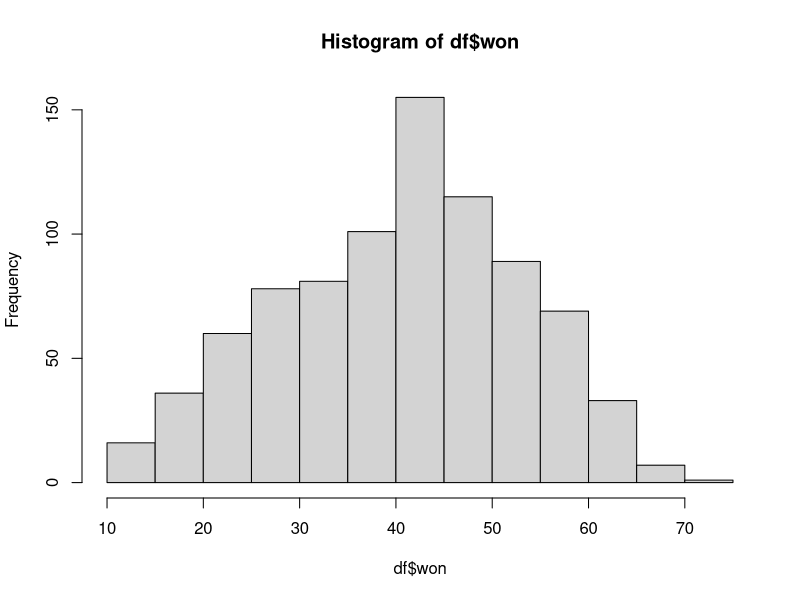
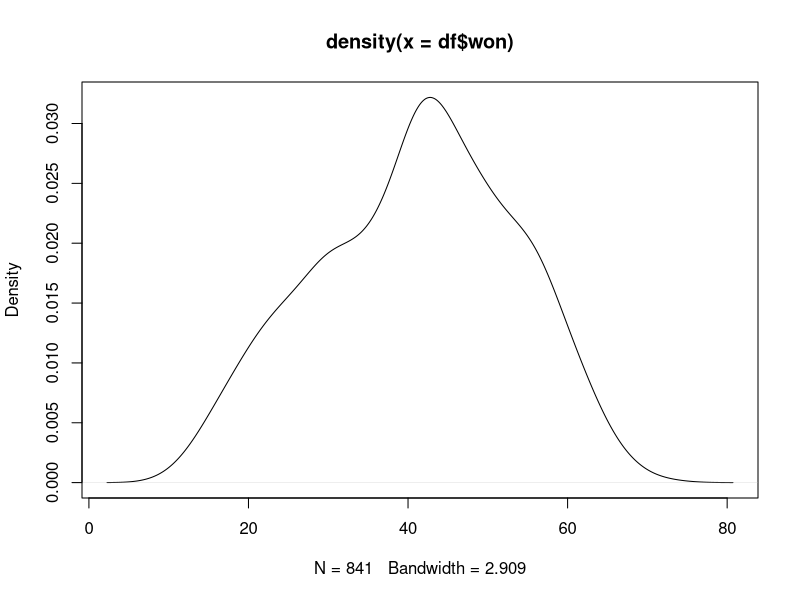

The R source for these figures, in order: (Note: this script raises an error after producing the figures.)
## ---- chunk 1

knitr::opts_chunk$set(echo = TRUE)

library(here)
knitr::opts_knit$set(root.dir = here("progettoLampedusa", "0_Materiale"))
getwd()

## ---- chunk 2

# INIZIALIZZAZIONE DATI E GRAFICI DATI

dataset <- read.delim("0_Materiale/basketball_teams.txt") # andiamo a leggere il database fornito
FIRST <- 1976 # primo anno del range da considerare per lo studio
LAST <- 2011 # ultimo anno del range da considerare per lo studio

df <- dataset [dataset$lgID=="NBA" & dataset$year >= FIRST & dataset$year <= LAST & dataset$games==82,]

dataset$lgID <- as.factor(dataset$lgID) # perchè mi permettono di poter generare variabili dummy
summary(df)

# DEGUB: VERIFICA VALORI MANCANTI
#sum(is.na(nba_model))
#nba_model[which(complete.cases(nba_model))]

hist(df$won)
plot(density(df$won))

M <- cor(as.matrix(df[, c(11:25, 54)])) # correlation matrix
corrplot(M, method="color", outline = TRUE,type="lower",order = "hclust",
         tl.col="black", tl.srt=45, diag=FALSE,tl.cex = 1,mar=c(0,0,3,0),
         title="Correlation Matrix between Predictor and Outcome variables")

boxplot(df$won ~ df$tmID, las=2)

## ---- chunk 3

# INIZIALIZZAZIONE MODELLO DI REGRESSIONE LINEARE

df$o_canestriSuTotali <- df$o_fgm/df$o_fga # proporzione tra tiri realizzati su tiri totali
df$d_canestriSuTotali <- df$d_fgm/df$d_fga # proporzione tra tiri subiti su tiri totali
df$d_stoppateSuTiri <- df$d_blk/df$d_fga # proporzione su quanti tiri tentati sono stati stoppati
df$o_rimbTiriSbagliati <- df$o_oreb/(df$o_fga-df$o_fgm) # percentuale di rimbalzi presi su tiri sbagliati in attacco
df$d_rimbDef <- df$d_dreb/(df$d_fga-df$d_fgm) # percentuale di rimbalzi difensivi presi in difesa
df$formula_metric <- df$d_pf * (df$o_ftm / df$o_fta)^2 * (df$o_ftm / (df$o_ftm + 2 * (df$o_fgm - df$o_3pm) + 3 * df$o_3pm))

# Modello di regressione 1
(linMod <- lm(won ~ o_canestriSuTotali + d_canestriSuTotali + d_stoppateSuTiri + o_rimbTiriSbagliati + d_rimbDef + formula_metric, data = df ))
summary (linMod)

## ---- chunk 4

# INIZIALIZZAZIONE MODELLO DI REGRESSIONE LINEARE NORMALIZZATO
# in un chunk diverso per minimizzare cpu-time

# Normalizziamo le covariate
df$o_canestriSuTotali_z <- scale(df$o_canestriSuTotali)
df$d_canestriSuTotali_z <- scale(df$d_canestriSuTotali)
df$d_stoppateSuTiri_z <- scale(df$d_stoppateSuTiri)
df$o_rimbTiriSbagliati_z <- scale(df$o_rimbTiriSbagliati)
df$d_rimbDef_z <- scale(df$d_rimbDef)
  
# Modello di regressione 2
(linModNormalized <- lm(won ~ o_canestriSuTotali_z + d_canestriSuTotali_z + d_stoppateSuTiri_z + o_rimbTiriSbagliati_z + d_rimbDef_z, data = df ))
summary (linModNormalized)

## ---- chunk 5

# TEST SUL MODELLO DI REGRESSIONE LINEARE

# Test di homoschedasticita' (Breusch-Pagan test) --> risultato suggerisce omoschedasiticita'
lmtest::bptest(linModNormalized)

# Divisione in Test e Train per evitare che il modello fitti troppo bene sui nostri dati
sample <- sample(c(TRUE, FALSE), nrow(df), replace=TRUE, prob=c(0.7, 0.3))
train  <- df[sample, ]
test   <- df[!sample, ]

m <- lm(won ~ o_canestriSuTotali_z + d_canestriSuTotali_z + d_stoppateSuTiri_z + o_rimbTiriSbagliati_z + d_rimbDef_z, data = train)
summary(m)

## ---- chunk 6
#test da eseguire sul modello:
